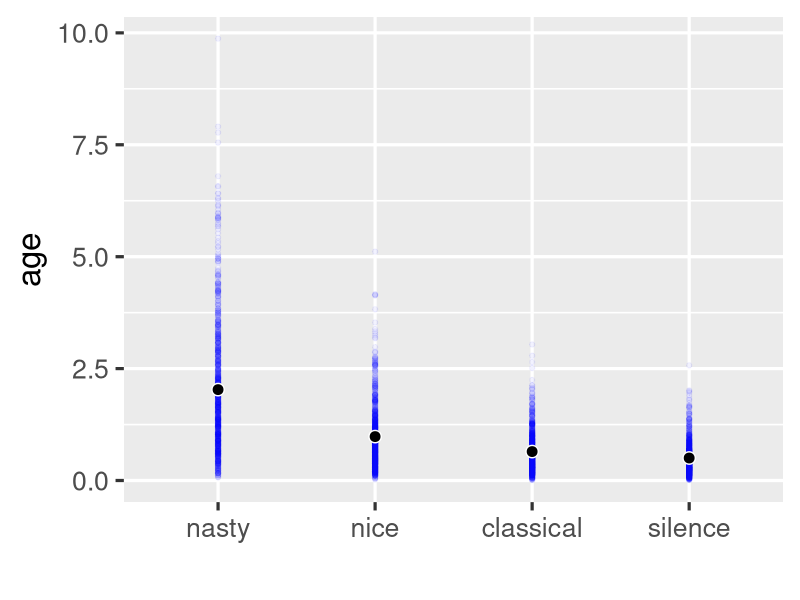
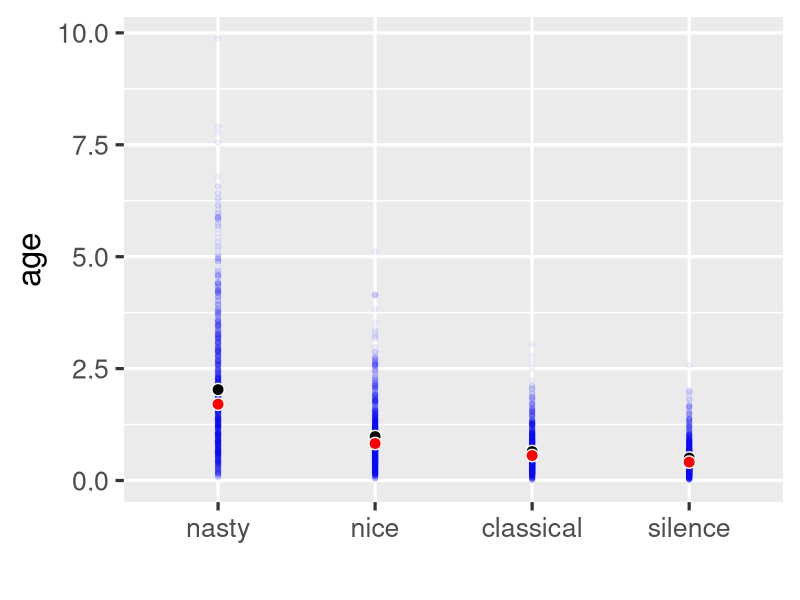

Generate these figures, in order, with R:
## ---- chunk 1
data1 <- read.csv("mean_median.csv")
library(ggplot2)
library(reshape2)

m=apply(data1,2,FUN=median)
median_=data.frame(variable=names(m), value=m, row.names = NULL)

m=apply(data1,2,FUN=mean)
mean_=data.frame(variable=names(m), value=m, row.names = NULL)

data <- melt(data1,measure.vars=c(1,2,3,4))
p<-ggplot(data,aes(x=variable, y=value))+geom_point(alpha=0.05, color='blue') + geom_point(data=mean_, color='white', size=4) + geom_point(data=mean_, color='black', size=3) + xlab('') + ylab('age') + theme_grey(base_size = 24)
p

## ---- chunk 2
p<-ggplot(data,aes(x=variable, y=value))+geom_point(alpha=0.05, color='blue') + geom_point(data=mean_, color='white', size=4) + geom_point(data=mean_, color='black', size=3) + geom_point(data=median_, color='white', size=4) + geom_point(data=median_, color='red', size=3) + xlab('') + ylab('age') + theme_grey(base_size = 24)
p

